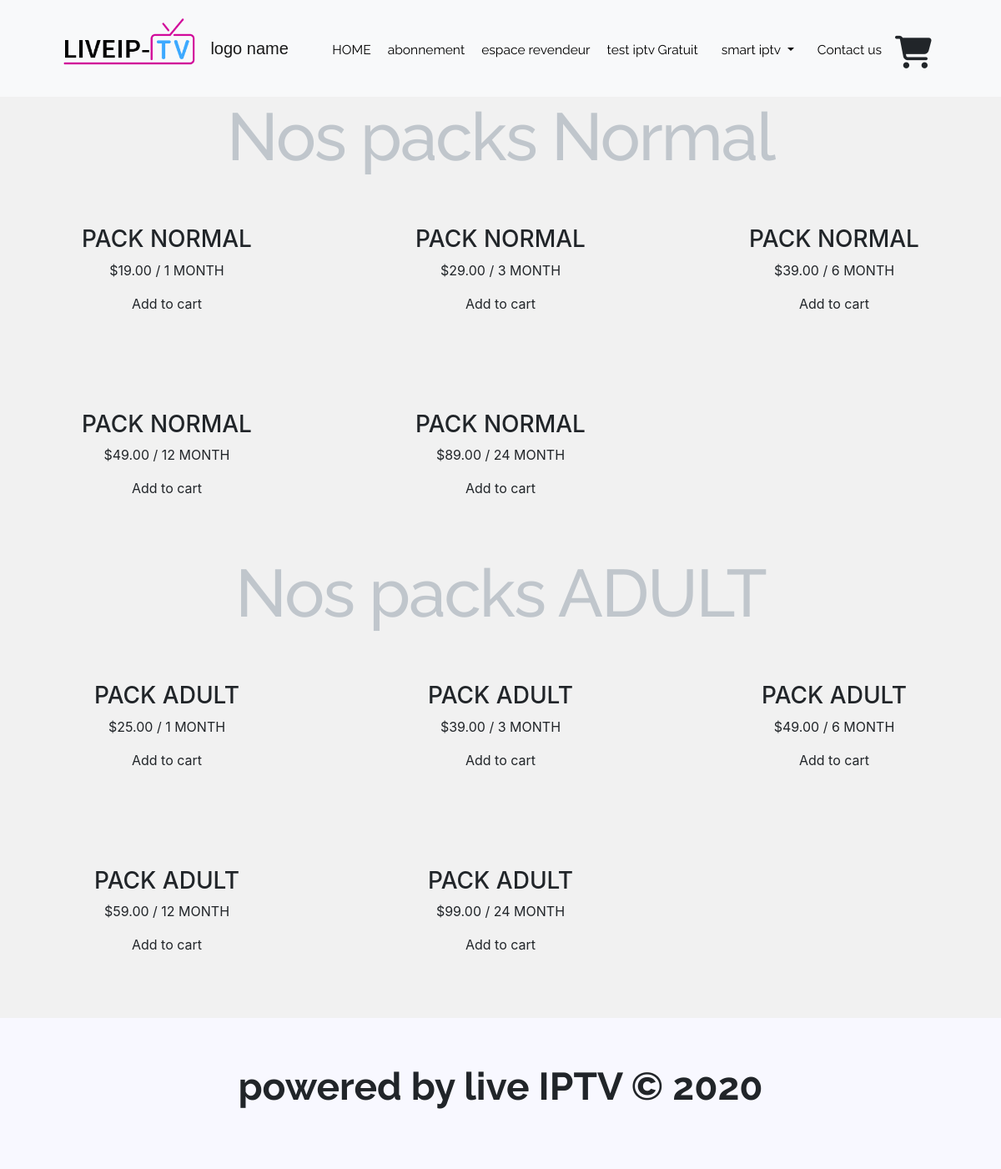
/products.php, run on the app's committed database.
### tables this page shows
CREATE TABLE `products` (
  `id` int(10) NOT NULL,
  `name` varchar(250) NOT NULL,
  `code` varchar(100) NOT NULL,
  `price` double(9,2) NOT NULL,
  `image` varchar(250) NOT NULL,
  `MONTH` varchar(250) NOT NULL
);

### products.php (the view, shortened to what this page needs)
<?php
include('db.php');
?>
<!DOCTYPE html>
<html lang="en">
<head>
	<link rel="stylesheet" href="https://stackpath.bootstrapcdn.com/bootstrap/4.5.0/css/bootstrap.min.css">
    <link rel="stylesheet" href="style/ContactFormStyle.css">
    <link rel="stylesheet" href="style/style.css" type="text/css" />
	<link rel='stylesheet' href='style/products_cart_style.css' type='text/css' media='all' />
</head>
<body>
    <nav class="navbar navbar-expand-lg navbar-light bg-light">
        <img src="img/1.png" alt="img" class="logo">
        <a class="navbar-brand" href="#" style="font-family: 'Noto Sans TC', sans-serif;">logo name</a>
        <div class="collapse navbar-collapse" id="navbarNavAltMarkup">
            <div class="navbar-nav">
                <a class="nav-item nav-link" href="index.php">HOME</a>
                <a class="nav-item nav-link" href="products.php">abonnement</a>
                <a class="nav-item nav-link" href="Espacerevendeur.php">espace revendeur</a>
                <a class="nav-item nav-link" href="testGratuit.php">test iptv Gratuit</a>
                <li class="nav-item dropdown">
                    <a class="nav-link dropdown-toggle" href="#" id="navbarDropdown" role="button"
                        data-toggle="dropdown" aria-haspopup="true" aria-expanded="false" style="
                        color: black;
                    ">
                        smart iptv
                    </a>
                </li>
                <a class="nav-item nav-link" href="contact.php">Contact us</a>
                <?php
                if(!empty($_SESSION["shopping_cart"])) {
                $cart_count = count(array_keys($_SESSION["shopping_cart"]));
                ?>
                <span class="add-to-card"><a href="products_cart.php"><i class="fas fa-shopping-cart fa-3x"></i><span class="iteam-in-cart"><?php echo $cart_count; ?></span></a></span>
                <?php
                                                        }
                else{
                ?>
                <span class="add-to-card"><i class="fas fa-shopping-cart fa-3x"></i></span>
                <?php } ?>
            </div>
        </div>
    </nav>
<div class="pricing-cards text-center">
        <div class="container">
            <h1 class="H1 wow flash">Nos packs Normal</h1>
            <div class="row">
<?php
$result = mysqli_query($con,"SELECT * FROM products WHERE id BETWEEN 1 AND 5;");
while($row = mysqli_fetch_assoc($result)){
        echo '
                <div class="col-sm-12 col-lg-4">
                <form method="post" action="">
                <input type="hidden" name="code" value='.$row['code'].' />
                    <div class="pricing-card wow bounceIn SpecifiqueColorOne">
                        <div class="pricingTable-header">
                            <h3 class="title">'.$row['name'].'</h3>
                        </div>
                        <div class="price-value">
                            <span class="amount">$' .$row['price']. '</span>
                            <span class="duration">' .$row['MONTH']. '</span>
                        </div>
                        <div class="pricing-content">
                            <!-- <ul>
                                <li>50GB Disk Space</li>
                                <li class="disable">50 Email Accounts</li>
                                <li>50GB Bandwidth</li>
                                <li class="disable">Maintenance</li>
                                <li>15 Subdomains</li>
                            </ul> -->
                            <div class="pricingTable-signup">
                              <a class="btn btn-lg" href="#">
                              <button type="submit" class="btn buy">Add to cart</button>
                            </a>
                            </div>
                        </div>
                    </div>
                    </form>
                </div>
        ';
        }
?>
            </div>
        </div>
</div>
<div class="pricing-cards text-center">
        <div class="container">
            <h1 class="H1 wow flash">Nos packs ADULT</h1>
            <div class="row">
            <?php
$result = mysqli_query($con,"SELECT * FROM products WHERE id BETWEEN 6 AND 10;");
while($row = mysqli_fetch_assoc($result)){
        echo '
                <div class="col-sm-12 col-lg-4">
                <form method="post" action="">
                <input type="hidden" name="code" value='.$row['code'].' />
                    <div class="pricing-card wow bounceIn SpecifiqueColorTwo">
                        <div class="pricingTable-header">
                            <h3 class="title">'.$row['name'].'</h3>
                        </div>
                        <div class="price-value">
                            <span class="amount">$' .$row['price']. '</span>
                            <span class="duration">' .$row['MONTH']. '</span>
                        </div>
                        <div class="pricing-content">
                            <!-- <ul>
                                <li>50GB Disk Space</li>
                                <li class="disable">50 Email Accounts</li>
                                <li>50GB Bandwidth</li>
                                <li class="disable">Maintenance</li>
                                <li>15 Subdomains</li>
                            </ul> -->
                            <div class="pricingTable-signup">
                              <a class="btn btn-lg" href="#">
                              <button type="submit" class="btn buy">Add to cart</button>
                            </a>
                            </div>
                        </div>
                    </div>
                    </form>
                </div>
        ';
        }
?>
            </div>
        </div>
</div>
        <div class="footer text-center">
        <div class="container">
            <p>powered by live IPTV &copy 2020</p>
        </div>
    </div>
</body>
</html>

### style/ContactFormStyle.css (style rules this page uses)
body { background-color: #F1F1F1; }
form { max-width: 1100px; margin: 50px auto; }
h1 { font-family: 'Raleway', sans-serif; font-size: 80px !important; color: #c0c6cc; letter-spacing: -2px; }
@media (min-width: 1200px) { .container, .container-lg, .container-md, .container-sm, .container-xl { max-width: inherit; } }

### style/style.css (style rules this page uses)
body { box-sizing: border-box; }
.navbar .logo { height: 100px; position: relative; left: 2%; }
.navbar .navbar-nav { position: relative; left: 15%; width: 86%; }
.navbar .navbar-nav .nav-item { margin-left: 20px; color: black !important; font-family: 'Raleway', sans-serif; }
.navbar .add-to-card { position: relative; left: 30px; }
@media (max-width: 1382px) and (min-width: 992px) { .navbar .navbar-nav { left: 2%; width: 98%; font-size: 13px; top: 10px; } }
@media (max-width: 1382px) and (min-width: 992px) { .navbar .navbar-nav .nav-item { font-size: larger; padding: 0px 0px !important; } }
@media (max-width: 1382px) and (min-width: 992px) { .navbar .add-to-card { position: relative; left: 2%; top: -5px; } }
@media (max-width: 1382px) and (min-width: 992px) { .navbar-collapse { width: 60%; } }
@media (max-width: 1382px) and (min-width: 992px) { .navbar .dropdown { position: relative; top: -8px; } }
.footer { padding: 4% 0; background-color: ghostwhite; font-size: 46px; font-weight: bold; font-family: 'Raleway', sans-serif; }

### data on the page
products: name "PACK NORMAL", price "19.00", MONTH "/ 1 MONTH"
products: name "PACK NORMAL", price "29.00", MONTH "/ 3 MONTH"
products: name "PACK NORMAL", price "39.00", MONTH "/ 6 MONTH"
products: name "PACK NORMAL", price "49.00", MONTH "/ 12 MONTH"
products: name "PACK NORMAL", price "89.00", MONTH "/ 24 MONTH"
products: name "PACK ADULT", price "25.00", MONTH "/ 1 MONTH"
products: name "PACK ADULT", price "39.00", MONTH "/ 3 MONTH"
products: name "PACK ADULT", price "49.00", MONTH "/ 6 MONTH"
products: name "PACK ADULT", price "59.00", MONTH "/ 12 MONTH"
products: name "PACK ADULT", price "99.00", MONTH "/ 24 MONTH"
